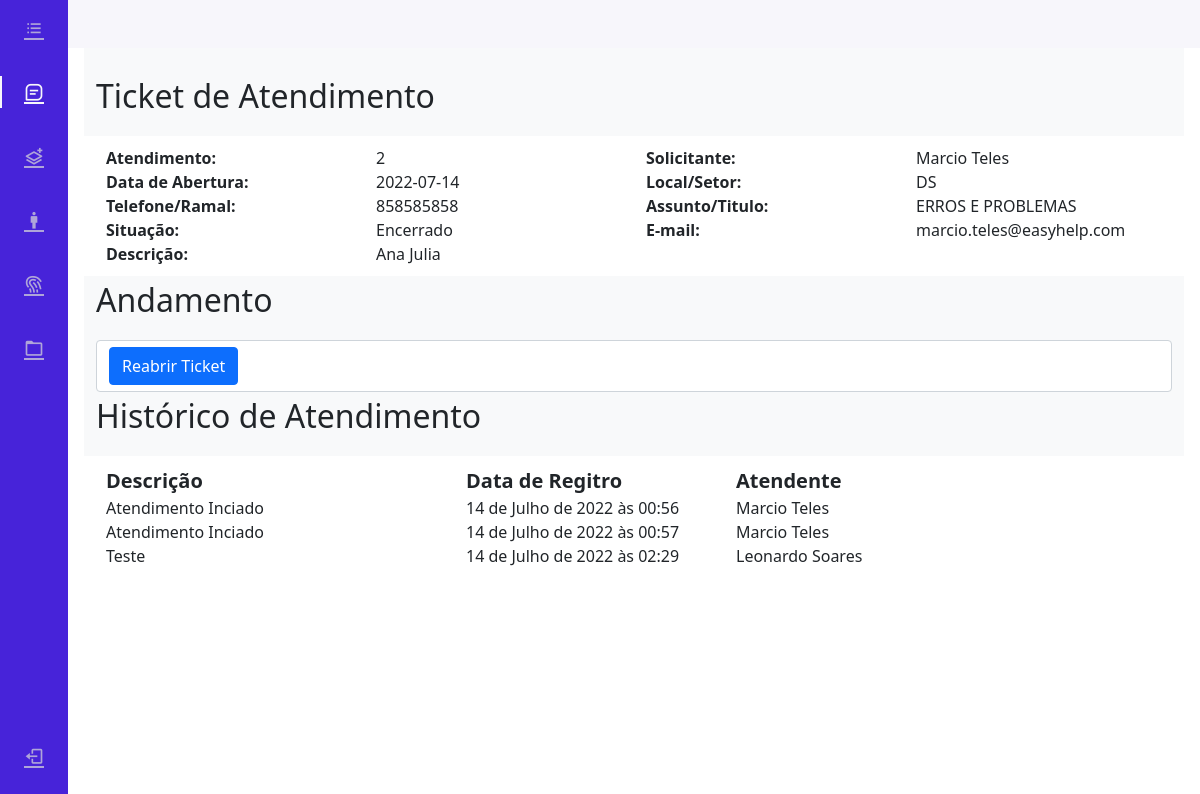
/tickets/2 (signed in), run on the app's committed database.
### tickets/models.py (models this page shows, shortened)
class OpenTicketModel(models.Model):
    id_ticket = models.IntegerField('idticket', primary_key=True, auto_created=True, unique=True)
    nome = models.CharField('nome', max_length=50)
    email = models.EmailField('email', max_length=100)
    setor = models.CharField('Setor', max_length=50)
    tel_ramal = models.CharField('contato', max_length=50)
    titulo = models.CharField('titulo', max_length=100)
    dsticket = models.CharField('dschamado', max_length=1500)
    createDate = models.DateTimeField('createdate', default=timezone.now)
    status = models.FloatField(default=False)
    closeDate = models.DateTimeField('closeDate', default=timezone.now)

class historiesForTickets(models.Model):
    idTicket = models.IntegerField('idticket')
    idUser = models.IntegerField('iduserresponsavel', default=False)
    dstkHistories = models.CharField('dsticket', max_length=1500)
    dateHistories = models.DateTimeField('date', default=timezone.now)

### tickets/views.py (the view, shortened to what this page needs)
# urls.py: path('tickets/<int:id_ticket>', ticketPage, name='ticket'),
def ticketPage(request, id_ticket):
    def TabelaRelacional(obj_all, dstkHistories):
        obj_all.create(idTicket=id_ticket, idUser=request.user.id, dstkHistories=dstkHistories)
        print(request.POST)
    def iniciarAtendimento():
        try:
            ticket = OpenTicketModel.objects.get(id_ticket=id_ticket)
            if request.POST:
                ticket.status = '2'
                tableRelac = historiesForTickets.objects.all()
                TabelaRelacional(tableRelac, "Atendimento Inciado")
                ticket.save()
            else:
                pass
        except KeyError:
            pass
    def encerrarTicket():
        try:
            ticket = OpenTicketModel.objects.get(id_ticket=id_ticket)
            if request.POST['encerrar'] == "":
                ticket.status = '1'
                ticket.closeDate = timezone.now()
                ticket.save()
            else:
                pass
        except KeyError:
            print('teste')
    def reabrirTicket():
        try:
            ticket = OpenTicketModel.objects.get(id_ticket=id_ticket)
            if request.GET:
                ticket.status = '2'
                tableRelac = historiesForTickets.objects.all()
                TabelaRelacional(tableRelac, 'Ticket Reaberto')
                ticket.save()
            else:
                pass
        except KeyError:
            pass
    if request.user.is_authenticated:
        if request.POST:
            form = historiesForTicketsForm(request.POST)
            if form.is_valid():
                tableRelac = historiesForTickets.objects.all()
                TabelaRelacional(tableRelac, request.POST['dstkHistories'])
                encerrarTicket()
                form = historiesForTicketsForm()
                return redirect('index')
            else:
                iniciarAtendimento()
        elif request.GET:
            reabrirTicket()
            form = historiesForTicketsForm()
        else:
            form = historiesForTicketsForm()
        tablehistor = historiesForTickets.objects.filter(idTicket=id_ticket)
        tableUser= User.objects.filter().order_by('id')
        context = {
            'ticketObj': OpenTicketModel.objects.get(id_ticket=id_ticket),
            'form': form,
            'tablehistor': tablehistor,
            'tableuser': tableUser,
            'Groups': str(User.objects.get(id=request.user.id).groups.all())
        }
        return render(request, 'ticketPage.html', context)
    else:
        messages.error(request, 'Efetuar Login Para Continuar!')
        return redirect('auth')

### tickets/templates/ticketPage.html (shortened to what this page needs)
{% extends 'base.html' %}
{% load django_bootstrap5 %}
{% load static %}
{% block Tkicon %}
<a href="#" class="nav_link active"> <i class='bx bx-message-square-detail nav_icon'></i> <span class="nav_name">Users</span> </a>
{% endblock %}
{% block content %}
    <br>
    <br>
    <br>
    <div class="container">
        <p class="fs-2 fw-bolt">
            Ticket de Atendimento
        </p>
        <div class="row row-cols-4">
            <div class="col fs-6 fw-bolder">
                Atendimento:
            </div>
            <div class="col">
                {{ ticketObj.pk }}
            </div>
            <div class="col fs-6 fw-bolder">
                Solicitante:
            </div>
            <div class="col">
                {{ ticketObj.nome }}
            </div>
            <div class="col fs-6 fw-bolder">
                Data de Abertura:
            </div>
            <div class="col">
                {{ ticketObj.createDate.date.isoformat.title }}
            </div>
            <div class="col fs-6 fw-bolder">
                Local/Setor:
            </div>
            <div class="col">
                {{ ticketObj.setor }}
            </div>
            <div class="col fs-6 fw-bolder">
                Telefone/Ramal:
            </div>
            <div class="col">
                {{ ticketObj.tel_ramal }}
            </div>
            <div class="col fs-6 fw-bolder">
                Assunto/Titulo:
            </div>
            <div class="col">
                {{ ticketObj.titulo }}
            </div>
            <div class="col fs-6 fw-bolder">
                Situação:
            </div>
            <div class="col">
                {% if ticketObj.status == 0 %}
                    Aguardando Atendimento
                {% elif ticketObj.status == 2 %}
                    Em Atendimento
                {% else %}
                    Encerrado
                {% endif %}
            </div>
            <div class="col fs-6 fw-bolder">
                E-mail:
            </div>
            <div class="col">
                {{ ticketObj.email }}
            </div>
            <div class="col fs-6 fw-bolder">
                Descrição:
            </div>
            <div class="col col-lg-8">
                {{ ticketObj.dsticket }}
            </div>
        </div>
    </div>
    <div class="container">
        <p class="fs-2 fw-bolt">
            Andamento
        </p>
        {% if ticketObj.status == 2 %}
            <form action="{% url 'ticket' ticketObj.id_ticket %}" method="post" class="form-control" autocomplete="off" enctype="multipart/form-data">
                {% csrf_token %}
                {% bootstrap_form form %}
                    <button type="submit" class="btn btn-primary">Registar</button>
                {% if 'Atendente' in Groups %}
                    <button type="submit" name="encerrar" class="btn btn-secondary">Encerrar</button>
                {% else %}
                {% endif %}
            </form>
        {% elif ticketObj.status == 0 %}
            <form action="{% url 'ticket' ticketObj.id_ticket %}" method="post" class="form-control" autocomplete="off" enctype="multipart/form-data">
                {% csrf_token %}
                <button type="submit" class="btn btn-primary" id="iniciaratendimento">Iniciar Atendimento</button>
            </form>
        {% else %}
            <form action="{% url 'ticket' ticketObj.id_ticket %}" method="get" class="form-control" autocomplete="off" enctype="multipart/form-data">
                <button type="submit" class="btn btn-primary" id="reabrirticket">Reabrir Ticket</button>
            </form>
        {% endif %}
    </div>
    <div class="container">
        <p class="fs-2 fw-bolt">
            Histórico de Atendimento
        </p>
        <div class="row row-cols-3">
            <div class="col fs-5 fw-bolder">
                Descrição
            </div>
            <div class="col-3 fs-5 fw-bolder">
                Data de Regitro
            </div>
            <div class="col-2 fs-5 fw-bolder">
                Atendente
            </div>
            {% for hist in tablehistor %}
                <div class="col">
                    {{ hist.dstkHistories }}
                </div>
                <div class="col-3">
                    {{ hist.dateHistories }}
                </div>
                <div class="col-2">
                    {% for user in tableuser %}
                        {% if user.id == hist.idUser %}
                            {{ user.first_name }} {{ user.last_name }}
                        {% endif %}
                    {% endfor %}
                </div>
            {% endfor %}
        </div>
{% endblock %}

### tickets/static/css/estilo.css (style rules this page uses)
.row { display: grid; }
.row { padding: 10px; background-color: white; }
:root { --header-height: 3rem; --nav-width: 68px; --first-color: #4723D9; --first-color-light: #AFA5D9; --white-color: #F7F6FB; --body-font: 'Nunito', sans-serif; --normal-font-size: 1rem; --z-fixed: 100 }
body { position: relative; margin: var(--header-height) 0 0 0; padding: 0 1rem;font-family: var(--body-font); font-size: var(--normal-font-size); transition: .5s }
a { text-decoration: none }
.nav_logo, .nav_link { display: grid; grid-template-columns: max-content max-content; align-items: center; column-gap: 1rem; padding: .5rem 0 .5rem 1.5rem }
.nav_link { position: relative;color: var(--first-color-light);margin-bottom: 1.5rem;transition: .3s }
.nav_icon { font-size: 1.25rem }
.body-pd { padding-left: calc(var(--nav-width) + 1rem) }
.active { color: var(--white-color) }
.active::before { content: '';position: absolute;left: 0;width: 2px;height: 32px;background-color: var(--white-color) }

### data on the page
OpenTicketModel: pk "2", nome "Marcio Teles", createDate "2022-07-14", setor "DS", tel_ramal "858585858", titulo "ERROS E PROBLEMAS", email "marcio.teles@easyhelp.com", dsticket "Ana Julia"
historiesForTickets: dstkHistories "Atendimento Inciado", dateHistories "14 de Julho de 2022 às 00:56"
historiesForTickets: dstkHistories "Atendimento Inciado", dateHistories "14 de Julho de 2022 às 00:57"
historiesForTickets: dstkHistories "Teste", dateHistories "14 de Julho de 2022 às 02:29"

### other printed values
{{ user.first_name }} "Marcio"
{{ user.last_name }} "Teles"
{{ user.first_name }} "Leonardo"
{{ user.last_name }} "Soares"
